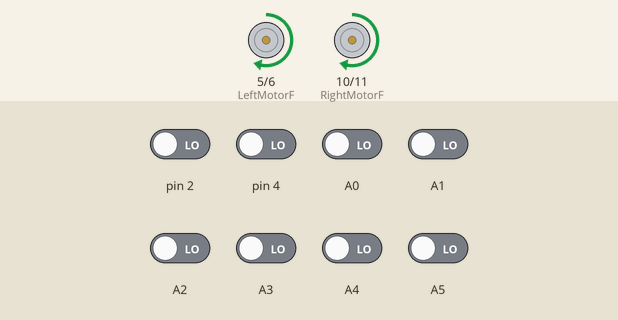
A sketch run on a simulated Arduino Uno, built with avr-gcc and run on an emulated ATmega328P. Parts: motor-driver pin pairs drawn as motors (green arrow = first pin HIGH = forward, orange = second pin HIGH = backward, longer = more drive). The test bench sets the inputs (shaded band); at power-on: A0–5, pin 2, pin 4 LOW.

Above: at 5.7 s.
5.8 s: A1 driven HIGH
At 6.3 s:
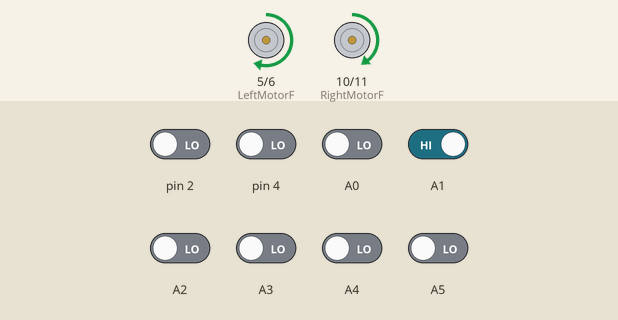
8.8 s: pin 2 driven HIGH
At 9.5 s:
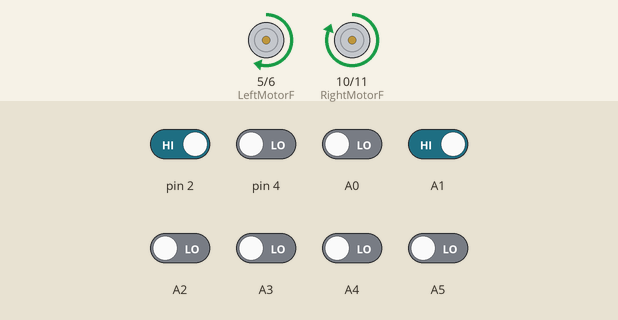
10.3 s: A5 driven HIGH
At 10.49 s:
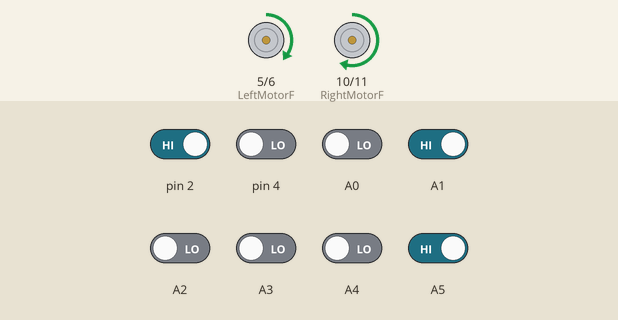
13.3 s: A2 driven HIGH
At 14.11 s:
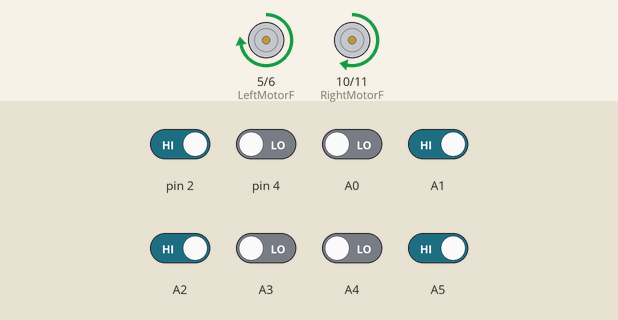
16.3 s: A0 driven HIGH
At 17.37 s:
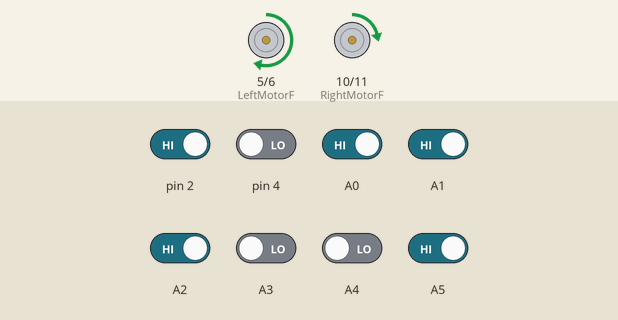
19.3 s: A3 driven HIGH
At 19.86 s:
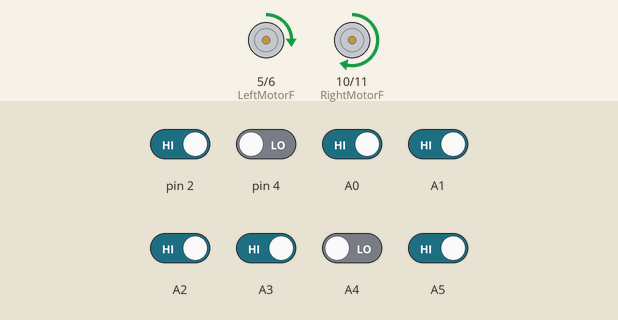
Timing chart, 0 to 22.3 s (numbered marks = the images above; inputs shaded):
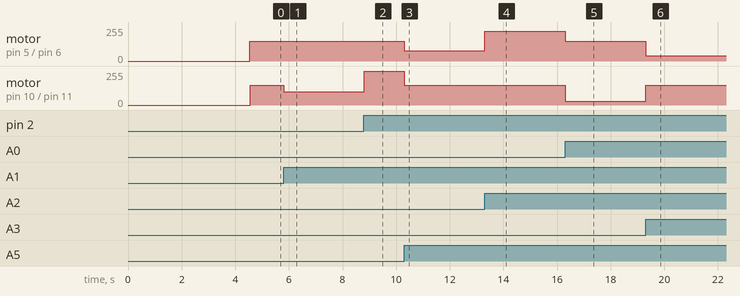

The sketch:

PID_FOR_OCTONOMI.ino
```cpp
/*.... THIS PROGRAM ILLUSTRATES THE BASIC CODE FOR THE LINE FOLLOWING ROBOT USING THE PID ( PROPORTIONAL, INTEGRAL AND DERIVATIVE ) CONTROL LOOP ....*/


#include<QTRsensors.h>


/*.... declaration of the Motor pins on the arduino board.....*/


#define RightMotorF 10

#define RightMotorB 11
#define LeftMotorF 5

#define LeftMotorB 6


float param[3]={0.7,0.1,0};   // param vector stores the PDI constants ( proportional , derivative and integral constants ) which are tuned manually


int current_time=0;

int last_time=0;


QTRSensorsRC qtr((unsigned char[]){A5, A4, A3, A2, A1, A0, 2, 4},8,2500);  // declaration of sensor pins on the arduino board on which the inputs by the QTR sensors will be given


/*... THE FUNCTION SETUP IS EXECUTED ONLY ONCE....*/


void setup() {


/*...initializing the Motor pins as OUTPUT pins ( pin on which output will be given ).... */


pinMode(RightMotorF,OUTPUT);

pinMode(RightMotorB,OUTPUT);

pinMode(LeftMotorF,OUTPUT);

pinMode(LeftMotorB,OUTPUT);


for(int i=0 ; i<=100 ; i++)   // calibration of QTR sensors for 2 seconds

{  qtr.calibrate();

   delay(20); }

last_time=millis();


}


int error=0;

int lasterror=0;

int derivative=0;

int integral=0;

int maximum=150;

int diff_time;


/*...THE FUNCTION LOOP IS AN ITERATION WHICH RUNS INFINITELY UNTILL YOU STOP THE ROBOT...*/


void loop() {


unsigned int sensors[8];

int position=qtr.readLine(sensors,QTR_EMITTERS_ON,1);


/*.....implementation of PID.....*/


error=position-3500;     // calculating the proportional error ( Proportional term of PID )

current_time=millis();     // millis function gives the current time

diff_time=current_time-last_time;    //calculating the time difference to find the rate change of error

derivative=( error-lasterror ) / diff_time;   // finding the rate of change of error (the derivative term of PID )

last_time=current_time;    // stores the previous time to find the time difference

integral+=error;      // calculating the summation of all the errors occurred during the run ( the integral term of PID )


int power_difference = param[0]*error + param[1]*derivative + param[2]*integral;     // calculating the power difference needed to turn the robot using PID ( proportional, integral and derivative errors)


/*... moving the robot by calculating the power difference above.....*/

if(power_difference<0)

{ analogWrite(LeftMotorF,maximum);

  analogWrite(LeftMotorB,0);

  analogWrite(RightMotorF,maximum + power_difference);

  analogWrite(RightMotorB,0);

}

else

{ analogWrite(LeftMotorF,maximum - power_difference);

  analogWrite(LeftMotorB,0);

  analogWrite(RightMotorF,maximum);

  analogWrite(RightMotorB,0);

}

}
```

Measured:
- after the input at 5.8 s, motor on pin 10 (RightMotorF) / pin 11 (RightMotorB): forward 150/255 → forward 98/255 at once
- after the input at 8.8 s, motor on pin 10 (RightMotorF) / pin 11 (RightMotorB): forward 98/255 → forward 255/255 at once
- after the input at 10.3 s, motor on pin 5 (LeftMotorF) / pin 6 (LeftMotorB): forward 150/255 → forward 77/255 at once; motor on pin 10 (RightMotorF) / pin 11 (RightMotorB): forward 255/255 → forward 150/255 at once
- after the input at 13.3 s, motor on pin 5 (LeftMotorF) / pin 6 (LeftMotorB): forward 77/255 → forward 223/255 at once
- after the input at 16.3 s, motor on pin 5 (LeftMotorF) / pin 6 (LeftMotorB): forward 223/255 → forward 150/255 at once; motor on pin 10 (RightMotorF) / pin 11 (RightMotorB): forward 150/255 → forward 28/255 at once
- after the input at 19.3 s, motor on pin 5 (LeftMotorF) / pin 6 (LeftMotorB): forward 150/255 → forward 40/255 at once; motor on pin 10 (RightMotorF) / pin 11 (RightMotorB): forward 28/255 → forward 150/255 at once
